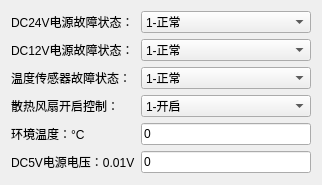
<?xml version="1.0" encoding="UTF-8"?>
<ui version="4.0">
 <class>TestPacket</class>
 <widget class="QDialog" name="TestPacket">
  <property name="geometry">
   <rect>
    <x>0</x>
    <y>0</y>
    <width>322</width>
    <height>185</height>
   </rect>
  </property>
  <property name="windowTitle">
   <string>Dialog</string>
  </property>
  <layout class="QVBoxLayout" name="verticalLayout">
   <item>
    <layout class="QGridLayout" name="gridLayout">
     <item row="0" column="0">
      <widget class="QLabel" name="label">
       <property name="text">
        <string>DC24V电源故障状态：</string>
       </property>
      </widget>
     </item>
     <item row="0" column="1">
      <widget class="QComboBox" name="comboBox">
       <item>
        <property name="text">
         <string>1-正常</string>
        </property>
       </item>
       <item>
        <property name="text">
         <string>2-故障</string>
        </property>
       </item>
      </widget>
     </item>
     <item row="1" column="0">
      <widget class="QLabel" name="label_2">
       <property name="text">
        <string>DC12V电源故障状态：</string>
       </property>
      </widget>
     </item>
     <item row="1" column="1">
      <widget class="QComboBox" name="comboBox_2">
       <item>
        <property name="text">
         <string>1-正常</string>
        </property>
       </item>
       <item>
        <property name="text">
         <string>2-故障</string>
        </property>
       </item>
      </widget>
     </item>
     <item row="2" column="0">
      <widget class="QLabel" name="label_3">
       <property name="text">
        <string>温度传感器故障状态：</string>
       </property>
      </widget>
     </item>
     <item row="2" column="1">
      <widget class="QComboBox" name="comboBox_3">
       <item>
        <property name="text">
         <string>1-正常</string>
        </property>
       </item>
       <item>
        <property name="text">
         <string>2-故障</string>
        </property>
       </item>
      </widget>
     </item>
     <item row="3" column="0">
      <widget class="QLabel" name="label_4">
       <property name="text">
        <string>散热风扇开启控制：</string>
       </property>
      </widget>
     </item>
     <item row="3" column="1">
      <widget class="QComboBox" name="comboBox_4">
       <item>
        <property name="text">
         <string>1-开启</string>
        </property>
       </item>
       <item>
        <property name="text">
         <string>2-关闭</string>
        </property>
       </item>
      </widget>
     </item>
     <item row="4" column="0">
      <widget class="QLabel" name="label_5">
       <property name="text">
        <string>环境温度：°C</string>
       </property>
      </widget>
     </item>
     <item row="4" column="1">
      <widget class="QLineEdit" name="lineEdit">
       <property name="text">
        <string>0</string>
       </property>
      </widget>
     </item>
     <item row="5" column="0">
      <widget class="QLabel" name="label_6">
       <property name="text">
        <string>DC5V电源电压：0.01V</string>
       </property>
      </widget>
     </item>
     <item row="5" column="1">
      <widget class="QLineEdit" name="lineEdit_2">
       <property name="text">
        <string>0</string>
       </property>
      </widget>
     </item>
    </layout>
   </item>
  </layout>
 </widget>
 <resources/>
 <connections/>
</ui>
